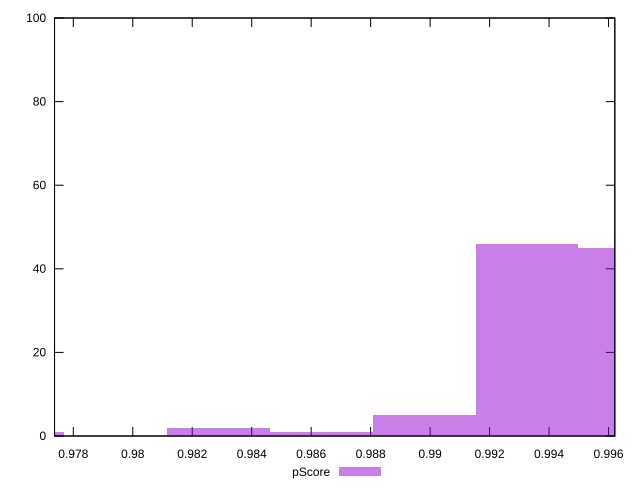

This chart was generated by the following gnuplot code:
reset

$pScore <<EOF
0.9897972224913635 5
0.993258051940634 46
0.9967188813899045 45
0.9828755635928225 2
0.9759539046942814 1
0.986336393042093 1
EOF

set key outside below
set boxwidth 0.0034608294492705018
set xrange [0.9773690465852017:0.9962113647861295]
set yrange [0:100]
set trange [0:100]
set style fill transparent solid 0.5 noborder
set terminal svg size 640, 490 enhanced background rgb 'white'
set output "report_00018_2021-02-10T15-25-16.877Z/max-potential-fid/samples/pages+cached+noadtech+nomedia+nocss/pScore/histogram.svg"

plot $pScore title "pScore" with boxes

reset
